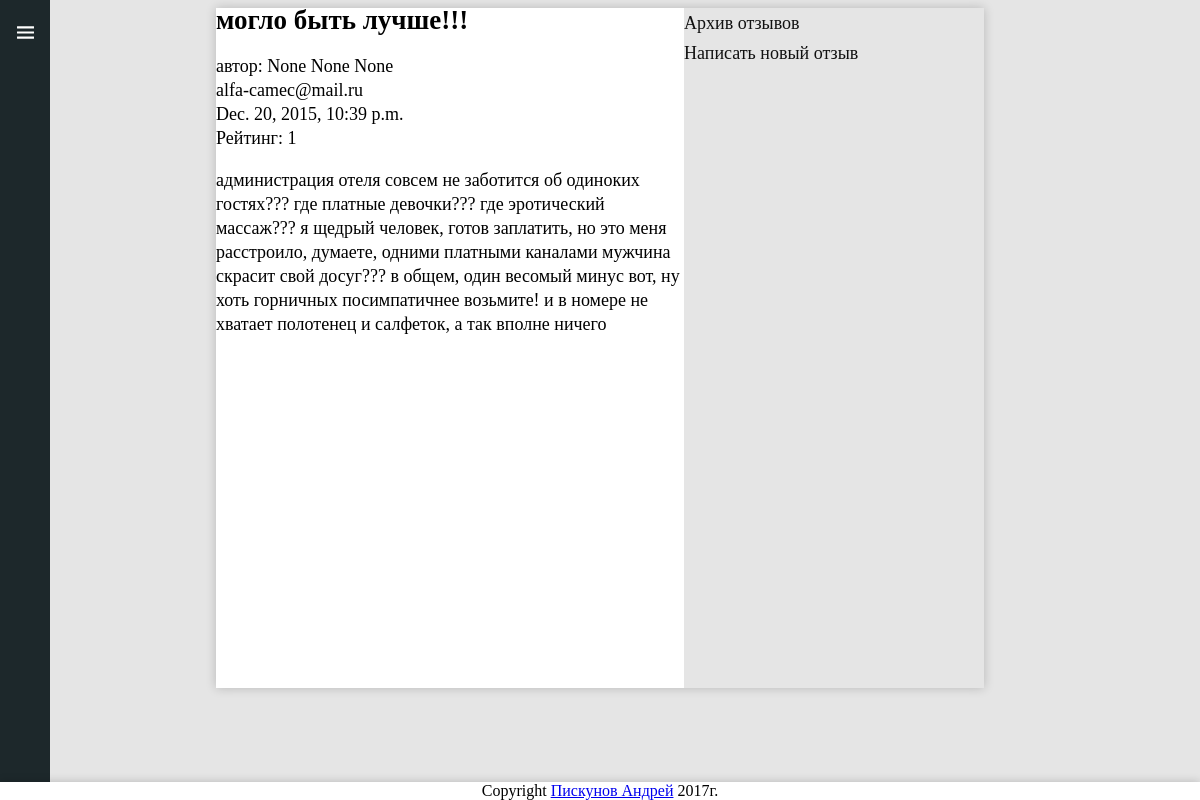
Screenshot of /comments/detail/7/ with the database file from the repository.
### comments/models.py (models this page shows, shortened)
class Comment (models.Model):
    user = models.ForeignKey(
        settings.AUTH_USER_MODEL
        )
    title=models.CharField(
        'Заголовок',
        max_length=140
        )
    comment = models.CharField(
        'Отзыв',
        max_length=1000
        )
    date = models.DateTimeField(
        'Дата публикации',
        auto_now_add=True
        )
    class Meta:
        verbose_name = 'Комментарий'
        verbose_name_plural = 'Комментарии'

### mypage/models.py (models this page shows, shortened)
class MpUser (AbstractBaseUser, PermissionsMixin):
    email=models.EmailField(
        'Электронная почта',
        max_length=255,
        unique=True,
        db_index=True
        )
    company = models.ForeignKey(
        Company,
        blank=True,
        null=True,
        on_delete=models.SET_NULL
        )
    country = models.CharField(
        'Страна',
        blank=True,
        null=True,
        max_length=50
        )
    city = models.CharField(
        'Город',
        blank=True,
        null=True,
        max_length=50
        )
    total_money = models.IntegerField(
        'Баланс',
        blank=True,
        null=True
        )
    firstname = models.CharField(
        'Имя',
        max_length=40,
        null=True,
        blank=True
    )
    lastname = models.CharField(
        'Фамилия',
        max_length=40,
        null=True,
        blank=True
    )
    middlename = models.CharField(
        'Отчество',
        max_length=40,
        null=True,
        blank=True
    )
    SEX_CHOICES = (
        ('male','male'),
        ('female','female')
        )
    sex=models.CharField(
        max_length=6,
        choices=SEX_CHOICES,
        blank=True
        )
    date_of_birth = models.DateField(
        'Дата рождения',
        null=True,
        blank=True
    )
    register_date = models.DateField(
        'Дата регистрации',
        auto_now_add=True
        )
    is_admin = models.BooleanField(
        'Суперпользователь',
        default=False
    )
    STAFF_CHOICES=(
        ('client','client'),
        ('manager','manager'),
        )
    staff=models.CharField(
        max_length=15,
        choices=STAFF_CHOICES,
        blank=True
        )
    USERNAME_FIELD = 'email'
    REQUIRED_FIELDS = []
    objects = UserManager()
    class Meta:
        verbose_name = 'Пользователь'
        verbose_name_plural = 'Пользователи'

### comments/views.py (the view)
# urls.py: url(r'^detail/(?P<comment_id>[0-9]+)/$',views.detail,name='detail'),
def detail(request,comment_id):
    comment=get_object_or_404(Comment,pk=comment_id)
    rating=Rating.objects.filter(comment=comment_id).count()
    return render(request, 'comments/detail.html', {'comment': comment,'rating':rating,})

### comments/templates/comments/detail.html (shortened to what this page needs)
{% extends "comments/comment_base.html" %}
{% block content %}
<h1>{{ comment.title }}</h1>
автор: {{ comment.user.lastname }} {{ comment.user.firstname }} {{ comment.user.middlename }}
<br />{{ comment.user.email }}
<br />{{ comment.date }}
<br /> Рейтинг: {{ rating }}
<p /><span style="word-wrap:break-word;">{{ comment.comment}}</span>
{% endblock %}

### static/css/style.css (style rules this page uses)
.text h1 { margin-top:0px; margin-left: 0px; }
body { background:#e5e5e5; z-index:3; }

### rows the page displays
Comment: title "могло быть лучше!!!", user.lastname "None", user.firstname "None", user.middlename "None", user.email "alfa-camec@mail.ru", date "Dec. 20, 2015, 10:39 p.m.", comment "администрация отеля совсем не заботится об одиноких гостях??? где платные девочки??? где эротический массаж??? я щедрый человек, готов заплатить, но это меня расстроило, думаете, одними платными каналами мужчина скрасит свой досуг??? в общем, один весомый минус вот, ну хоть горничных посимпатичнее возьмите! и в номере не хватает полотенец и салфеток, а так вполне ничего"

### other values shown
{{ rating }} "1"
